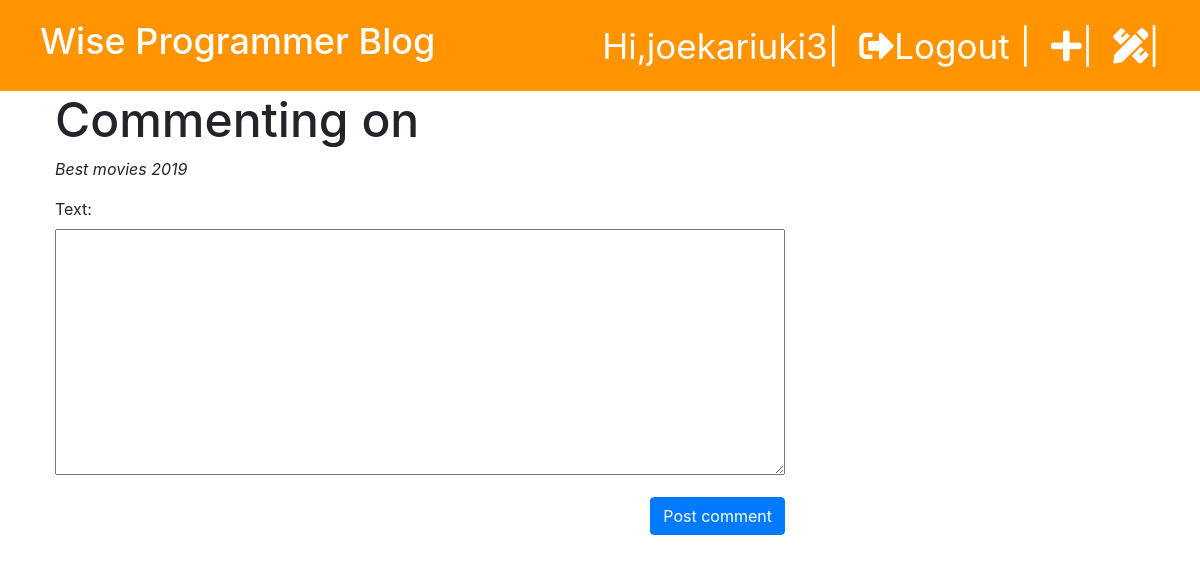
Page /post/2/comment/ (signed in) on the earlier database version.
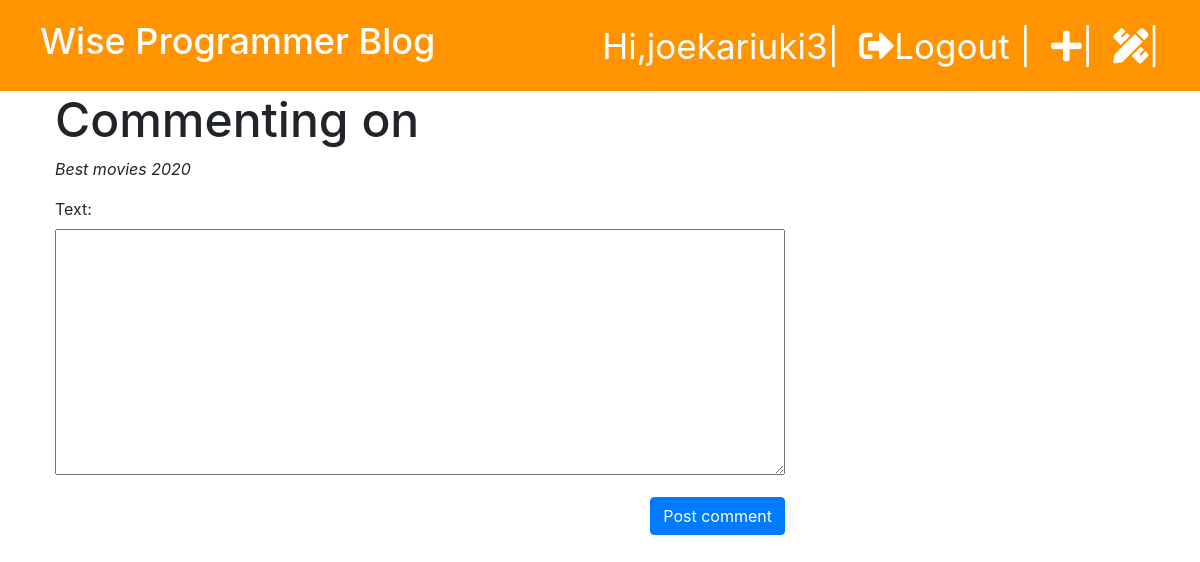
Same page on the later database version.
### blog/models.py (models this page shows, shortened)
class Post(models.Model):
    author = models.ForeignKey('auth.User', on_delete=models.CASCADE)
    title = models.CharField(max_length=10000)
    text = models.TextField()
    created_date = models.DateTimeField(default=timezone.now)
    published_date = models.DateTimeField(blank=True, null=True)

### blog/views.py (the view)
# urls.py: path('post/<int:pk>/comment/', views.add_comment_to_post, name='add_comment_to_post'),
def add_comment_to_post(request, pk):
    post = get_object_or_404(Post, pk=pk)
    if request.method == 'POST':
        form = CommentForm(request.POST)
        if form.is_valid():
            comment = form.save(commit=False)
            comment.author = request.user
            comment.post = post
            comment.save()
            return redirect('post_detail', pk=post.pk)
    else:
        form = CommentForm()
        return render(request, 'blog/add_comment_to_post.html', {'form':form, 'post': post})

### blog/forms.py
class CommentForm(forms.ModelForm):
    class Meta:
        model = Comment
        fields = ('text',)

### blog/templates/blog/add_comment_to_post.html (shortened to what this page needs)
{% extends 'blog/base.html' %}
{% block content%}
<h1> Commenting on</h1>
<em><p>{{ post.title }}</p></em>
<form class="post-form-blog" method="post">
    {{ form.as_p }}
    <button type="submit" class="btn btn-primary">Post comment</button>
</form>
{% endblock %}

Differences in the rows shown:
changed Post: title "Best movies 2019" → "Best movies 2020"
